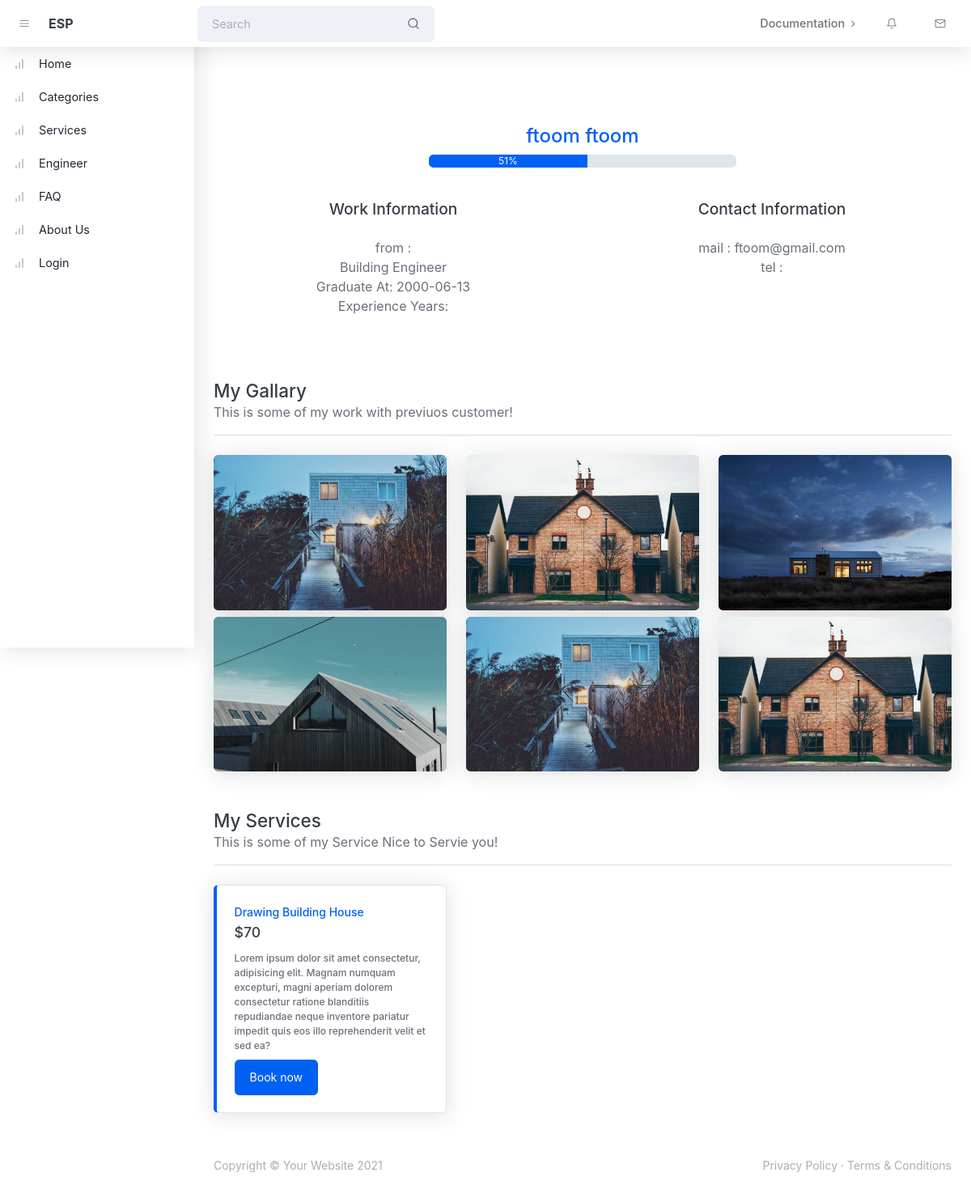
Screenshot of /engineer.php?id=1 with the database file from the repository.
### tables this page shows
CREATE TABLE `engineer` (
  `id` int(11) NOT NULL,
  `first_name` varchar(255) NOT NULL,
  `last_name` varchar(255) NOT NULL,
  `phone` varchar(50) NOT NULL,
  `email` varchar(255) NOT NULL,
  `password` varchar(255) NOT NULL,
  `city` varchar(255) DEFAULT NULL,
  `specialty` varchar(255) NOT NULL,
  `date_of_graduate` date NOT NULL,
  `experience_years` varchar(50) NOT NULL,
  `cv` varchar(255) NOT NULL,
  `image1` varchar(255) DEFAULT NULL,
  `image2` varchar(255) DEFAULT NULL,
  `image3` varchar(255) DEFAULT NULL,
  `image4` varchar(255) DEFAULT NULL,
  `image5` varchar(255) DEFAULT NULL,
  `image6` varchar(255) DEFAULT NULL,
  `state` varchar(50) NOT NULL
);

CREATE TABLE `service` (
  `id` int(11) NOT NULL,
  `engineer_id` int(11) NOT NULL,
  `service_type_id` int(11) NOT NULL,
  `name` varchar(255) NOT NULL,
  `price` double NOT NULL,
  `detail` varchar(4000) NOT NULL,
  `image` varchar(255) DEFAULT NULL
);

### includes/lib.php (called while the page is built, shortened)
<?php
include("config.php");
include('myFunctions.php');
function select($statment)
{
    global $mysqlilink;
    $query = $statment;
    $res = mysqli_query($mysqlilink,$query) or die('<center><div>wrong in connect with server</div>'.mysqli_error($mysqlilink)."</center>");
	$list = [];
    while($row=mysqli_fetch_array($res,MYSQLI_BOTH))
    {
      $list[] = $row;
	}
	 return $list;
}
function selectByCondition($columns ,$table, $where = "")
{
    return select("select $columns from $table $where");
}
function getAllServicesByEngineerID($engineer_id)
{
	return selectByCondition("*","service","where  engineer_id like '$engineer_id'");
}
function getAllEngineersWithRatesAndServiceTotals($engineer_id = null)
{
    if(isset( $engineer_id) && !empty($engineer_id))
    {
    return select(' SELECT e.* , COUNT(s.id) as total_service, SUM(r.rate)/ COUNT(r.id) as total_rate
                    FROM engineer AS e
                    LEFT JOIN service AS s ON e.id = s.engineer_id
                    LEFT JOIN rating AS r ON e.id = r.engineer_id
                    WHERE e.id = '.$engineer_id.'
                    GROUP BY e.id;');
    }
    else
    {
    return select(' SELECT e.* , COUNT(s.id) as total_service, SUM(r.rate)/ COUNT(r.id) as total_rate
                    FROM engineer AS e
                    LEFT JOIN service AS s ON e.id = s.engineer_id
                    LEFT JOIN rating AS r ON e.id = r.engineer_id
                    GROUP BY e.id;');
    }
}
?>

### includes/myFunctions.php (called while the page is built, shortened)
<?php
  function getRateColor($rate)
  {
    if($rate > 75){
      return "success";
    }
    else if($rate > 50){
      return "primary";
    }
  }
  ?>

### includes/config.php (called while the page is built, shortened)
<?php
	$PATH_SERVER 			= 'http://localhost:90/ESP/';
	$PATH_PHOTOES 			= $PATH_SERVER . 'photoes/';
?>

### engineer.php (the view, shortened to what this page needs)
<?php
  include('includes/lib.php');
  ?>
<?php include('template/header.php'); ?>
<?php
  if ($_SERVER['REQUEST_METHOD'] === 'GET')
  {
    if(isset($_GET['id']))
    {
      $id = $_GET['id'];
      $result = getAllEngineersWithRatesAndServiceTotals($id);
      if( count( $result ) > 0)
       {
         $row = $result[0];
         $total_rate = $row['total_rate'];
       }
      else
      {
        $_SESSION["message"] = 'There is No data for this id';
        $_SESSION["fail"] = 'There is No data for this id';
        header('Location: index.php');
        exit();
      }
    }
    else
    {
      $_SESSION["message"] = 'No data for display';
      $_SESSION["fail"] = 'No data for display';
      header('Location: index.php');
      exit();
    }
  }
?>
<?php include('template/startNavbar.php'); ?>
<main class="page">
    <header class="py-10 pb-5 mb-0 ">
        <div class="container-xl px-4">
            <div class="row">
                <div class="col-12">
                    <div class="text-center ">
                        <h1 class="text-primary"><?php echo $row['first_name'] .' '. $row['last_name']; ?></h1>
                        <div class="progress col-lg-5 m-auto">
                            <div class="progress-bar  bg-<?php echo getRateColor($total_rate); ?>" role="progressbar"
                                style="width: <?php echo $total_rate ?>%" aria-valuenow="<?php echo $total_rate ?>"
                                aria-valuemin="0" aria-valuemax="100">
                                <?php echo floor($total_rate) ?>%</div>
                        </div>
                    </div>
                </div>
                <div class="col-md-6 col-sm-12 mt-4 text-center">
                    <h4 class="p-3">Work Information</h4>
                    <p class="mb-0 mt-0 "> from : <?php echo $row['city']; ?></p>
                    <p class="mb-0 mt-0 "><?php echo $row['specialty']; ?></p>
                    <p class="mb-0 mt-0 ">Graduate At: <?php echo $row['date_of_graduate']; ?></p>
                    <p class="mb-0 mt-0 ">Experience Years: <?php echo $row['experience_years']; ?>
                    </p>
                </div>
                <div class="col-md-6 col-sm-12 mt-4 text-center">
                    <h4 class="p-3">Contact Information</h4>
                    <p class="mb-0 mt-0 ">mail : <?php echo $row['email']; ?></p>
                    <p class="mb-0 mt-0 ">tel : <?php echo $row['phone']; ?></p>
                </div>
            </div>
        </div>
    </header>
    <div class="container-xl px-4">
        <h2 class="mt-5 mb-0">My Gallary</h2>
        <p>This is some of my work with previuos customer!</p>
        <hr class="mt-0 mb-4" />
        <div class="row">
            <?php if(isset($row['image1']) && !empty($row['image1'])){ ?>
            <div class="col-md-6 col-xl-4 mb-4 mb-xl-0">
                <a class="d-block lift rounded overflow-hidden mb-2" href="#"><img class="img-fluid"
                        src="<?php echo $PATH_PHOTOES . $row['image1']; ?>" alt="<?php echo $row['image1']; ?>" /></a>
            </div>
            <?php } ?>
            <?php if(isset($row['image2']) && !empty($row['image2'])){ ?>
            <div class="col-md-6 col-xl-4 mb-4 mb-xl-0">
                <a class="d-block lift rounded overflow-hidden mb-2" href="#"><img class="img-fluid"
                        src="<?php echo $PATH_PHOTOES . $row['image2']; ?>" alt="<?php echo $row['image2']; ?>" /></a>
            </div>
            <?php } ?>
            <?php if(isset($row['image3']) && !empty($row['image3'])){ ?>
            <div class="col-md-6 col-xl-4 mb-4 mb-xl-0">
                <a class="d-block lift rounded overflow-hidden mb-2" href="#"><img class="img-fluid"
                        src="<?php echo $PATH_PHOTOES . $row['image3']; ?>" alt="<?php echo $row['image3']; ?>" /></a>
            </div>
            <?php } ?>
            <?php if(isset($row['image4']) && !empty($row['image4'])){ ?>
            <div class="col-md-6 col-xl-4 mb-4 mb-xl-0">
                <a class="d-block lift rounded overflow-hidden mb-2" href="#"><img class="img-fluid"
                        src="<?php echo $PATH_PHOTOES . $row['image4']; ?>" alt="<?php echo $row['image4']; ?>" /></a>
            </div>
            <?php } ?>
            <?php if(isset($row['image5']) && !empty($row['image5'])){ ?>
            <div class="col-md-6 col-xl-4 mb-4 mb-xl-0">
                <a class="d-block lift rounded overflow-hidden mb-2" href="#"><img class="img-fluid"
                        src="<?php echo $PATH_PHOTOES . $row['image5']; ?>" alt="<?php echo $row['image5']; ?>" /></a>
            </div>
            <?php } ?>
            <?php if(isset($row['image6']) && !empty($row['image6'])){ ?>
            <div class="col-md-6 col-xl-4 mb-4 mb-xl-0">
                <a class="d-block lift rounded overflow-hidden mb-2" href="#"><img class="img-fluid"
                        src="<?php echo $PATH_PHOTOES . $row['image6']; ?>" alt="<?php echo $row['image6']; ?>" /></a>
            </div>
            <?php } ?>
        </div>
    </div>
    <div class="container-xl px-4">
        <h2 class="mt-5 mb-0">My Services</h2>
        <p>This is some of my Service Nice to Servie you!</p>
        <hr class="mt-0 mb-4" />
        <div class="row">
            <?php
                $all = getAllServicesByEngineerID($row['id']);
                if(!(count($all) > 0)) echo '<div class="col text-center"> <h2 class="text-danger" >No Service Found To Display. </h2></div>';
                else{
                    foreach($all as  $row)
                    {
            ?>
            <div class="col-xl-4 col-md-6 mb-4">
                <div class="card border-start-lg border-start-primary">
                    <div class="card-body">
                        <div class="d-flex align-items-center">
                            <div class="flex-grow-1">
                                <div class="small fw-bold text-primary mb-1"><?php echo $row['name']; ?></div>
                                <div class="h5">$<?php echo $row['price']; ?></div>
                                <div class="text-xs fw-bold d-inline-flex align-items-center">
                                    <?php echo $row['detail']; ?>
                                </div>
                            </div>
                        </div>
                        <div>
                            <a class="btn btn-primary mt-2" href=""> Book now </a>
                        </div>
                    </div>
                </div>
            </div>
            <?php }}?>
        </div>
    </div>
</main>
<?php include('template/footer.php') ?>

### rows the page displays
engineer: first_name "ftoom", last_name "ftoom", specialty "Building Engineer", date_of_graduate "2000-06-13", email "ftoom@gmail.com", image1 (picture), image2 (picture), image3 (picture), image4 (picture), image5 (picture), image6 (picture)
service: name "Drawing Building House", price "70", detail "Lorem ipsum dolor sit amet consectetur, adipisicing elit. Magnam numquam excepturi, magni aperiam dolorem consectetur ratione blanditiis repudiandae neque inventore pariatur impedit quis eos illo reprehenderit velit et sed ea?"

### other values shown
floor($total_rate) "51"
